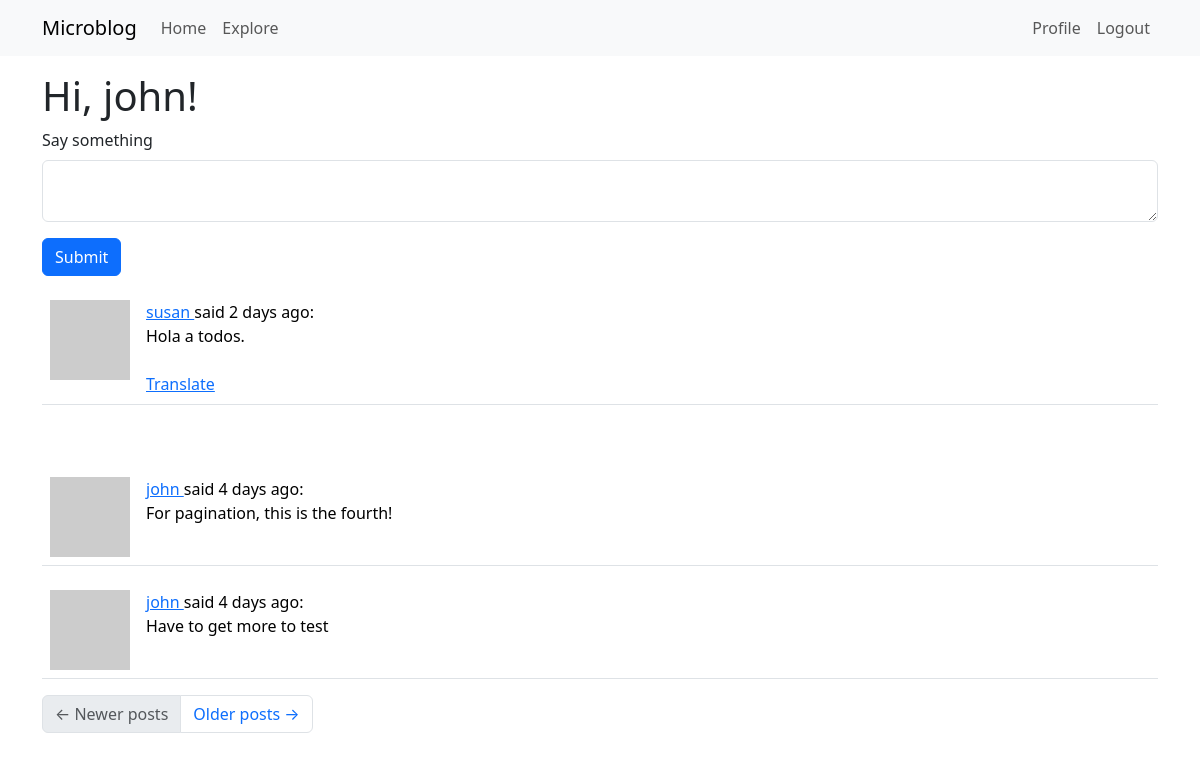
The app's page /index (signed in) with its own data.
### app/models.py (models this page shows, shortened)
class User(UserMixin, db.Model):
    id: so.Mapped[int] = so.mapped_column(primary_key=True)
    username: so.Mapped[str] = so.mapped_column(sa.String(64), index=True, unique=True)
    email: so.Mapped[str] = so.mapped_column(sa.String(120), index=True, unique=True)
    password_hash: so.Mapped[Optional[str]] = so.mapped_column(sa.String(256))
    about_me: so.Mapped[Optional[str]] = so.mapped_column(sa.String(140))
    last_seen: so.Mapped[Optional[datetime]]= so.mapped_column(default=lambda: datetime.now(timezone.utc))
    posts: so.WriteOnlyMapped["Post"] = so.relationship(back_populates="author")
    following: so.WriteOnlyMapped["User"] = so.relationship(
        secondary=followers, primaryjoin=(followers.c.follower_id == id),
        secondaryjoin=(followers.c.followed_id == id), back_populates="followers"
    )
    followers: so.WriteOnlyMapped["User"] = so.relationship(
        secondary=followers, primaryjoin=(followers.c.followed_id == id),
        secondaryjoin=(followers.c.follower_id == id), back_populates="following"
    )
    def avatar(self, size):
        digest = md5(self.email.lower().encode('utf-8')).hexdigest()
        return f"https://www.gravatar.com/avatar/{digest}?d=identicon&s={size}"
    def following_posts(self):
        Author = so.aliased(User)
        Follower = so.aliased(User)
        return (
            sa.select(Post)
            .join(Post.author.of_type(Author))
            .join(Author.followers.of_type(Follower), isouter=True)
            .where(sa.or_(
                Follower.id == self.id,
                Author.id == self.id
            ))
            .group_by(Post)
            .order_by(Post.timestamp.desc())
        )
    @login.user_loader
    def load_user(id):
        return db.session.get(User, int(id))

class Post(db.Model):
    id: so.Mapped[int] = so.mapped_column(primary_key=True)
    body: so.Mapped[str] = so.mapped_column(sa.String(140))
    timestamp: so.Mapped[datetime] = so.mapped_column(index=True, default=lambda: datetime.now(timezone.utc))
    user_id: so.Mapped[int] = so.mapped_column(sa.ForeignKey(User.id), index=True)
    author: so.Mapped[User] = so.relationship(back_populates="posts")
    language: so.Mapped[Optional[str]] = so.mapped_column(sa.String(5))

### app/main/routes.py (the view, shortened to what this page needs)
@bp.route("/", methods=["GET", "POST"])
@bp.route("/index", methods=["GET", "POST"])
@login_required
def index():
    form = PostForm()
    page = request.args.get("page", 1, type=int)
    posts = db.paginate(current_user.following_posts(), page=page, per_page=current_app.config["POSTS_PER_PAGE"], error_out=False)
    next_url = url_for("main.index", page=posts.next_num) if posts.has_next else None
    prev_url = url_for("main.index", page=posts.prev_num) if posts.has_prev else None
    return render_template("index.html", title="Home", posts=posts.items, form=form, next_url=next_url, prev_url=prev_url)

### app/main/forms.py
class PostForm(FlaskForm):
    post = TextAreaField("Say something", validators=[DataRequired(), Length(min=1, max=140)])
    submit = SubmitField("Submit")

### app/__init__.py (called while the page is built)
def get_locale():
    return request.accept_languages.best_match(current_app.config['LANGUAGES'])

### app/main/routes.py (called while the page is built)
@bp.before_request
def before_request():
    if current_user.is_authenticated:
        current_user.last_seen = datetime.now(timezone.utc)
        db.session.commit()
    g.locale = str(get_locale())

### app/templates/index.html
{% extends "base.html" %}
{% import "bootstrap_wtf.html" as wtf %}
{% block content %}
    <h1>Hi, {{ current_user.username }}!</h1>
    {% if form %}
    {{ wtf.quick_form(form) }}
    {% endif %}
    {% for post in posts %}
        {% include '_post.html' %}
    {% endfor %}
    <nav aria-label="Post navigation">
        <ul class="pagination">
            <li class="page-item{% if not prev_url %} disabled{% endif %}">
                <a class="page-link" href="{{ prev_url }}">
                    <span aria-hidden="true">&larr;</span> Newer posts
                </a>
            </li>
            <li class="page-item{% if not next_url %} disabled{% endif %}">
                <a class="page-link" href="{{ next_url }}">
                    Older posts <span aria-hidden="true">&rarr;</span>
                </a>
            </li>
        </ul>
    </nav>
{% endblock %}

### app/templates/_post.html (shortened to what this page needs)
<table class="table table-hover">
    <tr>
        <td width="70px">
            <a href="{{ url_for('main.user', username=post.author.username) }}">
                <img src="{{ post.author.avatar(70) }}" />
            </a>
        </td>
        <td>
            {{user_link}} said {{ moment(post.timestamp).fromNow() }}:
            <br>
            <span id="post{{ post.id }}">{{ post.body }}</span>
            {% if post.language and post.language != g.locale %}
            <br><br>
            <span id="translation{{ post.id }}">
                <a href="javascript:translate(
                    'post{{ post.id }}',
                    'translation{{ post.id }}',
                    '{{ post.language }}',
                    '{{ g.locale }}');">Translate</a>
            </span>
            {% endif %}
        </td>
    </tr>
</table>
{% if post.language and post.language != g.locale %}
<br><br>
{% endif %}

### records on screen
User: username "john"
Post: user_link "susan", timestamp "2 days ago", body "Hola a todos."
Post: user_link "john", timestamp "4 days ago", body "For pagination, this is the fourth!"
Post: user_link "john", timestamp "4 days ago", body "Have to get more to test"

### other values on screen
{{ field.label(class='form-label') }} "Say something"
